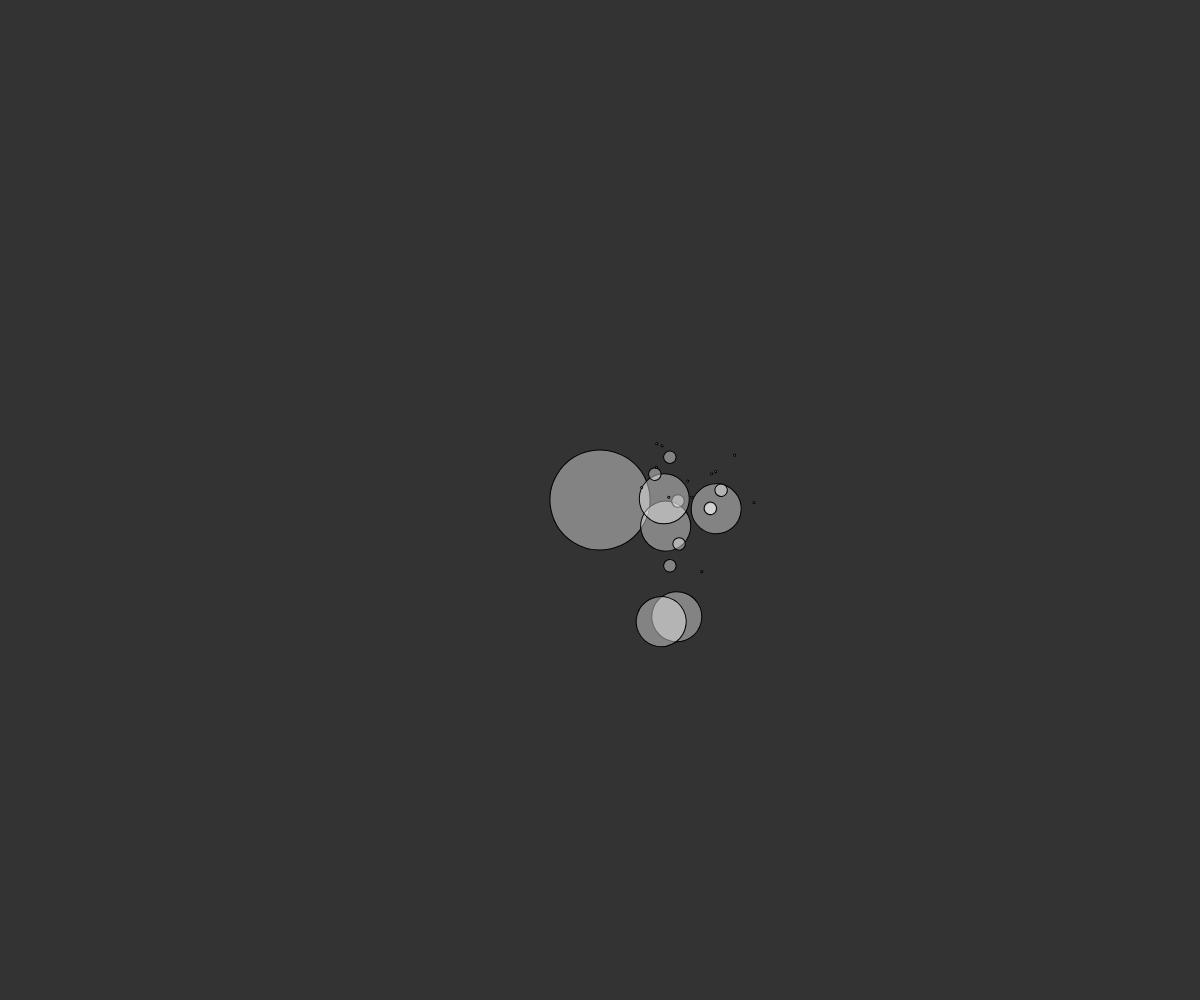
Frame 1 (no input)
Frame 60 (no input): identical to frame 1, image omitted
Frame 120 (the mouse pressed at the canvas centre since frame 60): identical to frame 1, image omitted

The p5.js sketch that drew this single still picture (run headless with seeded random() and noise() and a simulated clock; from frame 60 on, the mouse is pressed at the canvas centre):

// p5.js sketch
// ── sketch.js
function setup() {
    createCanvas(window.innerWidth, window.innerHeight);
    sun = new Planet(50, 0, 0, random(TWO_PI));
    sun.spawnMoons(5, 1);
}

function draw() {
    background(51);
    translate(width / 2, height / 2);
    sun.show();
    sun.orbit();
}
// ── planets.js
class Planet {
    constructor(radius, distance, orbitspeed, angle) {
        this.radius = radius;
        this.distance = distance;
        this.orbitspeed = orbitspeed;
        this.angle = angle;
        this.planets = [];
    }

    orbit() {
        this.angle += this.orbitspeed;
        for(let i in this.planets) {
            this.planets[i].orbit();
        }
    }

    spawnMoons(total, level) {
        for(let i = 0; i < total; i++) {
            let r = this.radius / (level * 2);
            let d = random(50, 150);
            let o = random(-0.1, 0.1);
            let a = random(TWO_PI);
            this.planets.push(new Planet(r,d/level, 0, a));
            if (level < 3) {
                let num = Math.floor(random(0,4));
                this.planets[i].spawnMoons(num, level + 1);
            }
        }
    }

    show() {
        push();
        fill(255, 100);
        rotate(this.angle);
        translate(this.distance,0);
        ellipse(0, 0, this.radius * 2);
        for(let i in this.planets) {
            this.planets[i].show();
        }
        pop();
    }
}
